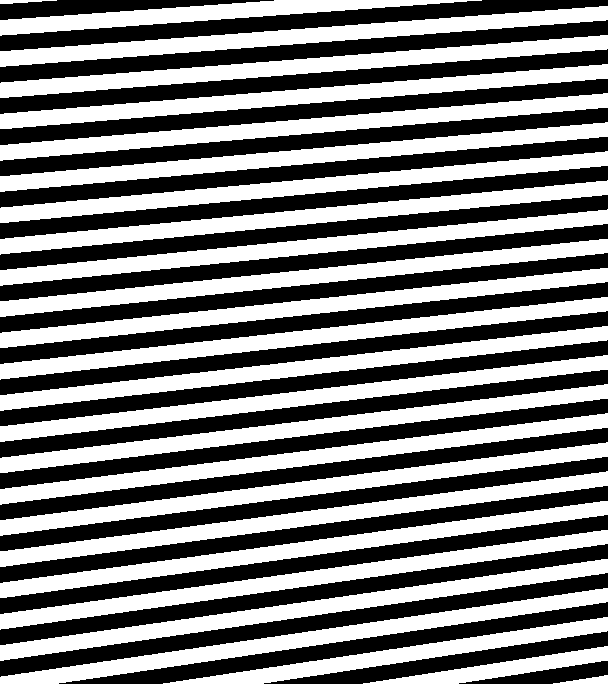
#> input picture EpipolarCalibCode/Py_ProjectorPatterns/01_PAT.bmp, 608 x 684 px, given in place of FirstPosPositive01.png, which was not available
$ python main_epipolar_old.py
#> lines starting #> are read from the running program, lines starting #| are printed output that depends on the picture; after the words box and inside, x2 and y2 are one past the last pixel; in counts of white or black regions, pixels touching at a corner belong together; pictures that were not available may be replaced by others from this repository, and a replacement may not be noted
#> (reads EpipolarCalibCode/CalibParams_undist.mat from the repository)
### EpipolarCalibCode/UsefulFunctions.py
import numpy as np
import cv2

def binaryToGray(img):
    return img ^ (img >> 1)

def dmdmeshgrid():

    xVals = list(range(608))
    yVals = list(range(684))
    v, u = np.meshgrid(yVals, xVals, sparse=False, indexing='ij')
    x = np.zeros((684,608));
    y = v;
    x[list(np.arange(0,684,2)),:] = 2* u[list(np.arange(0,684,2)),:]
    x[list(np.arange(1,684,2)),:] = 2* u[list(np.arange(0,684,2)),:] + 1
    return (y,x)

def set_bit(v, index, x):
    """Set the index:th bit of v to 1 if x is truthy, else to 0, and return the new value."""
    mask = (1 << index) * np.ones(v.shape).astype("uint16")  # Compute mask, an integer with just bit 'index' set.


    v = v & (~mask)          # Clear the bit indicated by the mask (if x is False)

    v[x > 0] = v[x > 0] | mask[x > 0]         # If x was True, set the bit indicated by the mask.
    return v

# [9 lines left out: function grayToBinary, not called in this run]

def graycode(folderName, baseName, verbose=False):
#> called with folderName = 'CalibFolder/calibrationPose1_undistorted', baseName = 'FirstPos', verbose = True
    (x,y) = dmdmeshgrid()
    x = x.astype("uint16")
    y = y.astype("uint16")

    x = binaryToGray(x)
    y = binaryToGray(y)

    readImage = cv2.imread("%s/%sPositive%02d.png" % (folderName, baseName, 1),0)
#> readImage: shape (684, 608); 49.9% white; 26 white regions, largest, box (x1, y1, x2, y2) and area: (0, 355, 608, 442) 9185, (0, 239, 608, 317) 9184, (0, 442, 608, 536) 9179
    print("%s/%sPositive%02d.png" % (folderName, baseName, 1))
    print(readImage.shape)
#| (684, 608)
    readImage = readImage[:,0:324]
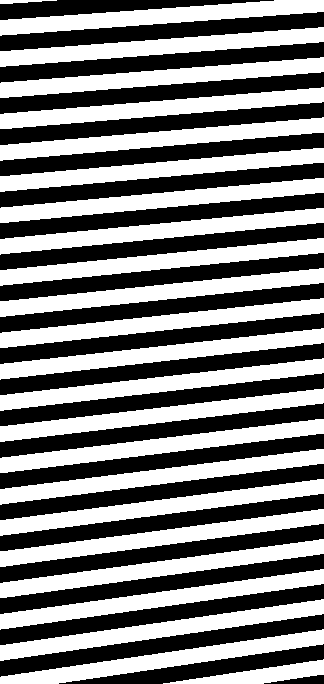
#> readImage: shape (684, 324); 50.1% white; 24 black regions, largest, box (x1, y1, x2, y2) and area: (0, 163, 324, 208) 4975, (0, 102, 324, 145) 4974, (0, 524, 324, 583) 4974
    u = np.zeros(readImage.shape).astype("uint16")
    v = np.zeros(readImage.shape).astype("uint16")

    counter = 1
    for bit in range(11,0,-1):
        if verbose:
            print(bit)

        for k in range(0,2):
            pos = cv2.imread("%s/%sPositive%02d.png" % (folderName, baseName, counter),0)
            pos = pos[:, 0:324]
            neg = cv2.imread("%s/%sNegative%02d.png" % (folderName, baseName, counter),0)
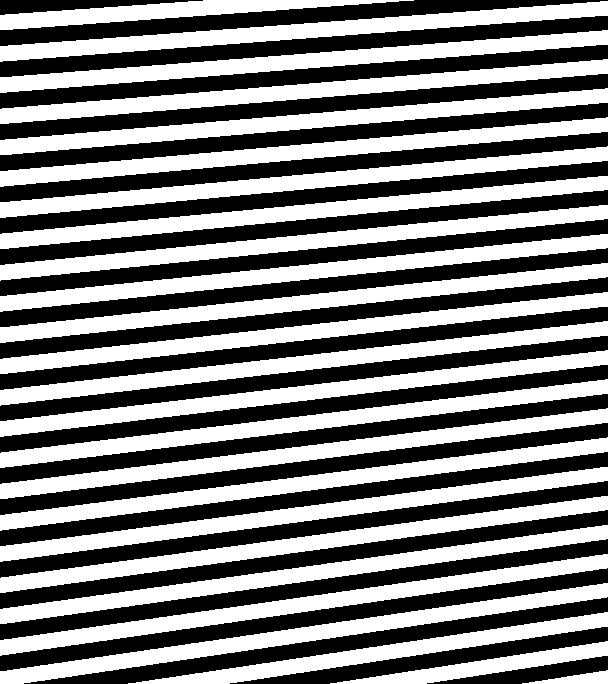
#> input picture EpipolarCalibCode/Py_ProjectorPatterns/02_PAT.bmp, 608 x 684 px, given in place of FirstPosNegative01.png, which was not available
#> neg: shape (684, 608); 50% white; 25 black regions, largest, box (x1, y1, x2, y2) and area: (0, 103, 608, 171) 9179, (0, 539, 608, 640) 9178, (0, 161, 608, 234) 9177
            neg = neg[:, 0:324]
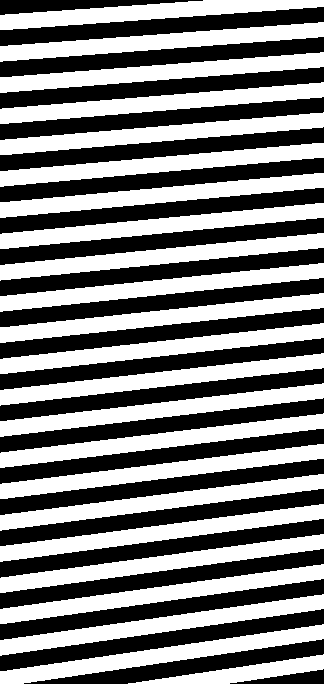
#> neg: shape (684, 324); 50.1% white; 24 black regions, largest, box (x1, y1, x2, y2) and area: (0, 429, 324, 484) 4975, (0, 7, 324, 46) 4973, (0, 97, 324, 140) 4973
            if verbose:
                print("Max value: %d, %d\n" % (max(pos.flatten()),max(neg.flatten())))
#| Max value: 255, 255

            '''cv2.imshow('img',  neg - pos)

            cv2.waitKey(0)
            cv2.destroyAllWindows()
            u = set_bit(u,bit,pos >= neg)'''
            # set the current bit in u/v to 1 if pos >= neg there, otherwise 0

            try:
                if (k) :
                #u = u + 2 ** (bit - 1) * (pos >= neg)

                    u = set_bit(u,bit-1,pos >= neg)
                    #print("set")
                else:
            #v = v + 2 ** (bit - 1) * (pos >= neg)
                    v = set_bit(v,bit-1,pos >= neg)
#> in set_bit, `v = v & (~mask)`: v: shape (684, 324) uint16; every value is 0
#> in set_bit, `v[x > 0] = v[x > 0] | mask[x > 0]`:
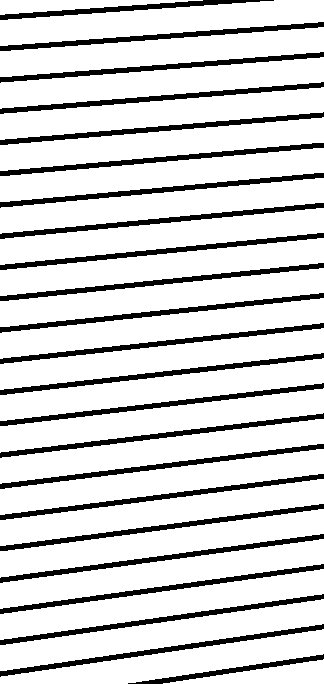
#> v: shape (684, 324) uint16; values 0 (black) and 1024 (white), 83.3% white; 23 black regions, largest, box (x1, y1, x2, y2) and area: (0, 624, 324, 677) 1660, (0, 173, 324, 208) 1659, (0, 353, 324, 395) 1659
                    #print("not set")

            except:
                print("tried")
                pass
            counter = counter + 1;

    u = grayToBinary(u)
    v = grayToBinary(v)

    return(u,v)

### EpipolarCalibCode/main_epipolar_old.py
import numpy as np
import cv2
from matplotlib import pyplot as plt
import shutil
import glob
from UsefulFunctions import *
import scipy.io as sio
import os
import scipy.linalg
from PIL import Image
from opencv_distort import *

mainFolder = "CalibFolder"

folderNameLB = "calibrationPose1"
folderNameUB = "calibrationPose2"
formatName = 'png'
H = 320
W = 324

################ Read in images and undistort them ###########################
a = sio.loadmat("CalibParams_undist.mat")

mtx = a['cameraMatrix']
dist = a['dist']
ret = a['retval']

names = [folderNameLB, folderNameUB]

for curName in names:

    folderName = "%s/%s" % (mainFolder, curName)

    outputFolderName = '%s_undistorted' % folderName
    try:
        shutil.rmtree(outputFolderName)
        os.makedirs(outputFolderName)
    except:
        os.makedirs(outputFolderName)


    for x in glob.glob('%s/*.%s' % (folderName, formatName)):
        curIm = cv2.imread(x, cv2.IMREAD_GRAYSCALE)

        bucket1 = curIm[:,:W]
        bucket2 = curIm[:,W:]
        newImage1 = cv2.undistort(bucket1, mtx, dist, None, mtx)
        newImage2 = cv2.undistort(bucket2, mtx, dist, None, mtx)


        cv2.imwrite(x.replace(folderName, outputFolderName), np.concatenate((newImage1, newImage2), axis=1))


################ Fundamental Matrix Estimation ###########################
def computeError(F, pts1,pts2):

    projectedLine_in1 = np.matmul(pts2, F.T)
    projectedLine_in1 = projectedLine_in1 / np.tile(np.linalg.norm(projectedLine_in1[:,:2], axis = 1).reshape(-1,1), 3)

    alldist_1 = np.sum(projectedLine_in1 * pts1, axis = 1);

    alldist_1 = np.mean(np.abs(alldist_1))

    projectedLine_in2 = np.matmul(pts1, F)
    projectedLine_in2 = projectedLine_in2 / np.tile(np.linalg.norm(projectedLine_in2[:,:2], axis = 1).reshape(-1,1), 3)

    alldist_2 = np.sum(projectedLine_in2 * pts2, axis = 1);

    alldist_2 = np.mean(np.abs(alldist_2))


    curErr = np.max((alldist_2, alldist_1))


    return curErr

dual_y,dual_x= np.mgrid[1:(H+1),1:(W+1)].astype("uint16")


#> (the run stopped early here; a loop or call above may not have finished)
